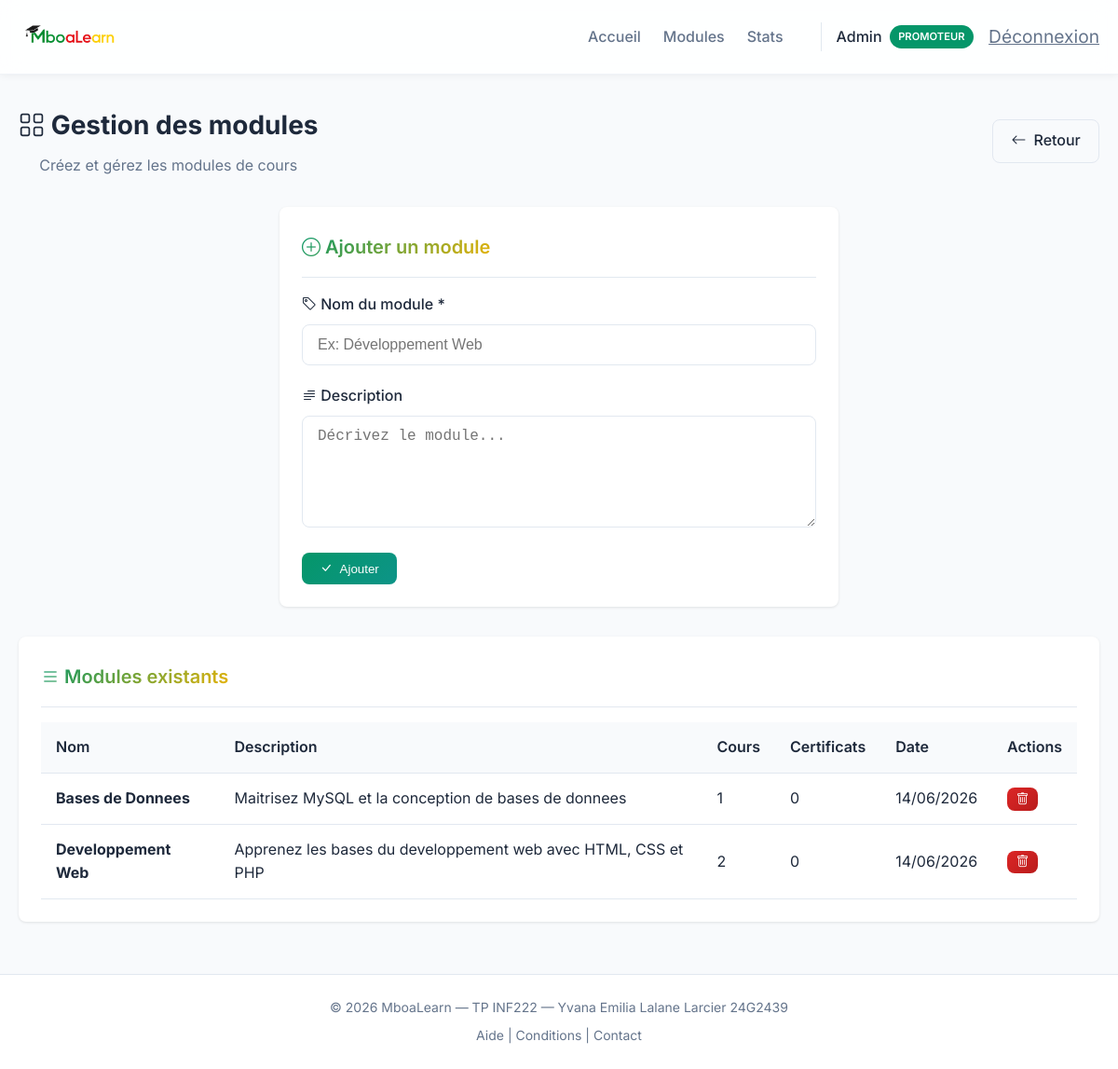
The app's page /promoteur/modules.php (signed in) with its own data.
### tables this page shows
CREATE TABLE users (
    id INT AUTO_INCREMENT PRIMARY KEY,
    nom VARCHAR(100) NOT NULL,
    email VARCHAR(150) UNIQUE NOT NULL,
    password VARCHAR(255) NOT NULL,
    role ENUM('etudiant', 'enseignant', 'promoteur') DEFAULT 'etudiant',
    date_inscription TIMESTAMP DEFAULT CURRENT_TIMESTAMP
);

CREATE TABLE modules (
    id INT AUTO_INCREMENT PRIMARY KEY,
    nom VARCHAR(150) NOT NULL,
    description TEXT,
    date_creation TIMESTAMP DEFAULT CURRENT_TIMESTAMP
);

### includes/auth.php (called while the page is built, shortened)
<?php
require_once __DIR__ . '/../config/database.php';
function is_logged_in() {
    return isset($_SESSION['user_id']);
}
function has_role($role) {
    return isset($_SESSION['user_role']) && $_SESSION['user_role'] === $role;
}
function get_user_info() {
    global $pdo;
    $stmt = $pdo->prepare("SELECT id, nom, email, role FROM users WHERE id = ?");
    $stmt->execute([$_SESSION['user_id']]);
    return $stmt->fetch();
}

### promoteur/modules.php (the view, shortened to what this page needs)
<?php
require_once '../config/database.php';
require_once '../includes/auth.php';
$module_cree = false;
$stmt = $pdo->query("
    SELECT m.*,
           COUNT(DISTINCT c.id) as nb_cours,
           COUNT(DISTINCT cert.id) as nb_certificats
    FROM modules m
    LEFT JOIN cours c ON m.id = c.module_id
    LEFT JOIN certificats cert ON m.id = cert.module_id
    GROUP BY m.id
    ORDER BY m.nom
");
$modules = $stmt->fetchAll();
?>
<!DOCTYPE html>
<html lang="fr">
<head>
    <link rel="stylesheet" href="https://cdn.jsdelivr.net/npm/bootstrap-icons@1.11.3/font/bootstrap-icons.min.css">
    <link rel="stylesheet" href="../assets/css/style.css">
</head>
<body>
    <?php include '../includes/header.php'; ?>
    <div class="dashboard-header">
        <div style="display: flex; justify-content: space-between; align-items: center;">
            <div>
                <h1><i class="bi bi-grid"></i> Gestion des modules</h1>
                <p>Créez et gérez les modules de cours</p>
            </div>
            <a href="dashboard.php" class="btn-secondary">
                <i class="bi bi-arrow-left"></i> Retour
            </a>
        </div>
    </div>
    <?php if (!$module_cree): ?>
    <div class="card" style="max-width: 600px; margin-bottom: 2rem;">
        <div class="card-header">
            <h2 class="card-title"><i class="bi bi-plus-circle"></i> Ajouter un module</h2>
        </div>
        <form method="POST" action="">
            <div class="form-group">
                <label for="nom">
                    <i class="bi bi-tag"></i> Nom du module *
                </label>
                <input type="text" id="nom" name="nom" class="form-control"
                       placeholder="Ex: Développement Web" required>
            </div>
            <div class="form-group">
                <label for="description">
                    <i class="bi bi-text-paragraph"></i> Description
                </label>
                <textarea id="description" name="description" class="form-control"
                          placeholder="Décrivez le module..."></textarea>
            </div>
            <button type="submit" class="btn-primary">
                <i class="bi bi-check-lg"></i> Ajouter
            </button>
        </form>
    </div>
    <?php endif; ?>
    <div class="card">
        <div class="card-header">
            <h2 class="card-title"><i class="bi bi-list"></i> Modules existants</h2>
        </div>
        <?php if (empty($modules)): ?>
            <p class="text-muted text-center" style="padding: 2rem;">Aucun module créé</p>
        <?php else: ?>
            <div class="table-responsive">
                <table>
                    <thead>
                        <tr>
                            <th>Nom</th>
                            <th>Description</th>
                            <th>Cours</th>
                            <th>Certificats</th>
                            <th>Date</th>
                            <th>Actions</th>
                        </tr>
                    </thead>
                    <tbody>
                        <?php foreach ($modules as $m): ?>
                            <tr>
                                <td><strong><?php echo htmlspecialchars($m['nom']); ?></strong></td>
                                <td><?php echo htmlspecialchars(substr($m['description'] ?? '', 0, 80)); ?></td>
                                <td><?php echo $m['nb_cours']; ?></td>
                                <td><?php echo $m['nb_certificats']; ?></td>
                                <td><?php echo date('d/m/Y', strtotime($m['date_creation'])); ?></td>
                                <td>
                                    <form method="POST" action="" style="display: inline;"
                                          onsubmit="return confirm('Supprimer ce module ?');">
                                        <button type="submit" class="btn-danger" style="padding: 0.3rem 0.6rem; font-size: 0.85rem;">
                                            <i class="bi bi-trash"></i>
                                        </button>
                                    </form>
                                </td>
                            </tr>
                        <?php endforeach; ?>
                    </tbody>
                </table>
            </div>
        <?php endif; ?>
    </div>
    <?php include '../includes/footer.php'; ?>
</body>
</html>

### includes/header.php (shortened to what this page needs)
<?php
$base_url = '/MboaLearn';
$user = get_user_info();
?>
<!DOCTYPE html>
<html lang="fr">
<head>
    <link rel="stylesheet" href="https://cdn.jsdelivr.net/npm/bootstrap-icons@1.11.3/font/bootstrap-icons.min.css">
    <link rel="stylesheet" href="<?php echo $base_url; ?>/assets/css/style.css?v=<?php echo time(); ?>">
</head>
<body>
    <nav class="navbar">
        <div class="nav-container">
            <a href="<?php echo $base_url; ?>/index.html" class="nav-brand">
                <img src="<?php echo $base_url; ?>/assets/images/mboalearn.png" alt="MboaLearn" class="nav-logo">
            </a>
            <?php if (is_logged_in()): ?>
            <div class="nav-menu">
                <a href="<?php echo $base_url; ?>/dashboard.php" class="nav-link">
                    Accueil
                </a>
                <?php if (has_role('promoteur')): ?>
                    <a href="<?php echo $base_url; ?>/promoteur/modules.php" class="nav-link">
                        Modules
                    </a>
                    <a href="<?php echo $base_url; ?>/promoteur/statistiques.php" class="nav-link">
                        Stats
                    </a>
                <?php endif; ?>
                <div class="nav-user">
                    <span class="user-info">
                        <?php echo $user['nom']; ?>
                        <span class="badge"><?php echo ucfirst($user['role']); ?></span>
                    </span>
                    <a href="<?php echo $base_url; ?>/logout.php" class="btn-logout">
                        Déconnexion
                    </a>
                </div>
            </div>
            <?php endif; ?>
        </div>
    </nav>
    <main class="main-content">
        <div class="container">

### records on screen
users: nom "Admin", role "PROMOTEUR"
modules: nom "Bases de Donnees", description "Maitrisez MySQL et la conception de bases de donnees", nb_cours "1", nb_certificats "0", date_creation "14/06/2026"
modules: nom "Developpement Web", description "Apprenez les bases du developpement web avec HTML, CSS et PHP", nb_cours "2", nb_certificats "0", date_creation "14/06/2026"
